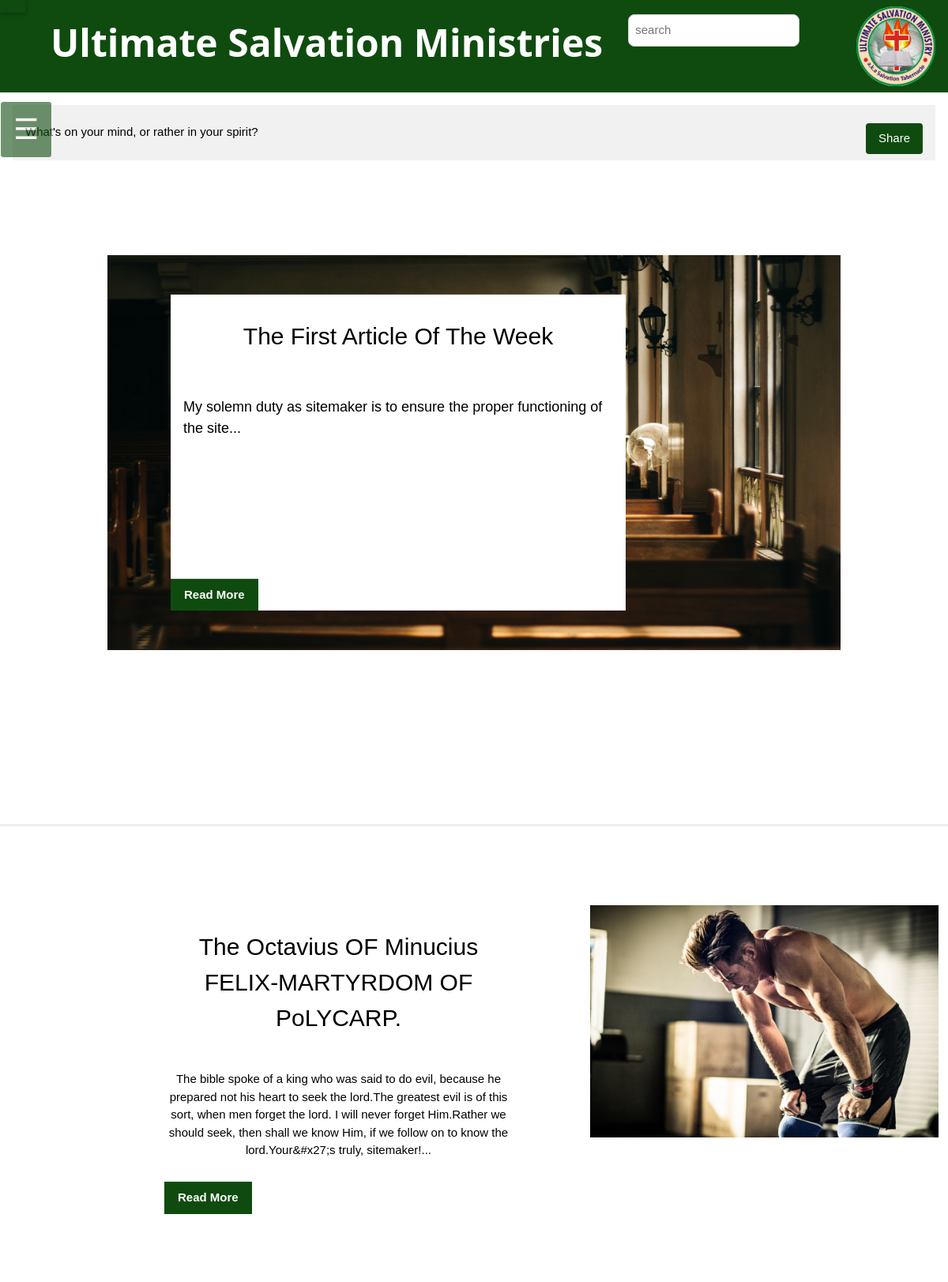
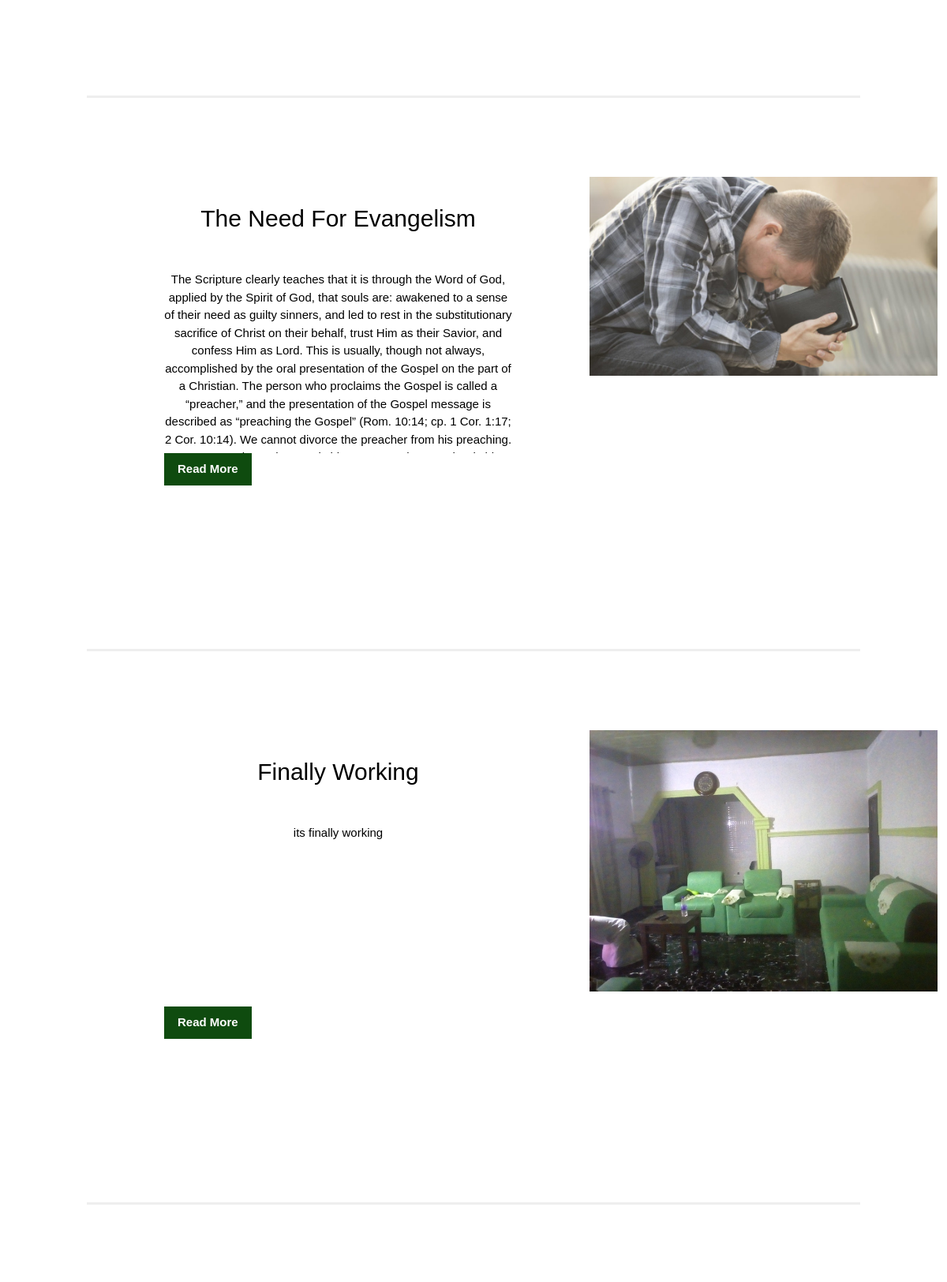
Screenshot of / (signed in, upper part) with the database file from the repository (2 pictures, top to bottom).
### posts/models.py (models this page shows, shortened)
class ArticlePrime(models.Model):
    id = models.UUIDField(
                primary_key=True,
                default=uuid.uuid4,
                editable=False
                )
    author = models.ForeignKey(get_user_model(),on_delete=models.CASCADE,default=1)
    title = models.CharField(max_length=1000)
    body = models.CharField(max_length=100000000000)
    date = models.DateTimeField(default=datetime.now())
    imgIllustration = models.FileField(upload_to='media/',default='media/logo.jpg')
    class Meta:
        verbose_name_plural = 'Article of the week'

class Article(models.Model):
    id = models.UUIDField(
                primary_key=True,
                default=uuid.uuid4,
                editable=False
                )
    title = models.CharField(max_length=1000)
    body = models.CharField(max_length=100000000000)
    date = models.DateTimeField(default=datetime.now())
    imgIllustration = models.FileField(upload_to='media/',default='media/logo.jpg')
    author = models.ForeignKey(get_user_model(),on_delete=models.CASCADE,default=1)

### posts/views.py (the view)
# urls.py: path('',display,name='home'),
def display(request):
    if request.method == 'GET':
        img = Article.objects.order_by('-date')
        weekly = ArticlePrime.objects.order_by('-date')[0]
        return render(request,'home.html',{'illustration':img,'weekly':weekly})

### templates/home.html (shortened to what this page needs)
{% extends 'base.html' %}
{% block content %}
{% load static %}
<link rel="stylesheet" href="{%  static 'w3.css' %}">
{% if user.is_authenticated %}
    <div class="w3-container w3-padding w3-light-grey w3-margin">
        <p>
            What's on your mind, or rather in your spirit?
            <a class="w3-btn w3-right st-green w3-hover-green w3-round" id="share" href="{% url 'article_create' %}">Share</a></p>
    </div>
{% endif %}
<section style="padding-bottom: 100px; border-bottom:3px solid #eee;">
    <div class="w3-content  w3-display-container w3-container " id="wk" style="margin: 10%;">
        <div>
            <div class="w3-display-left w3-container w3-white " id="wkwk" style="width: 60%;height:80%;margin-left: 10%;">
                <div class=" " style="text-transform: capitalize;margin-bottom: 10%;text-align: center;font-size: 2rem;">
                    <p>{{ weekly.title }}</p>
                </div>
                <div class="w3-large" id="bdy">
                </div>
                <div>
                    <a class="w3-button st-green w3-hover-green w3-display-bottomleft " id="rm" style="border: 1px solid var(--st-grn); text-transform: capitalize;font-weight: 800;">Read More</a>
                </div>
            </div>
        </div>
    </div>
</section>
{% for article in illustration %}
    <div class="post-box w3-content w3-mobile">
        <div class="big-bo" id="wkw" style="margin: 10%;width: 100%;">
                <div class="" id="wkwkw" style="width: 45%;margin-left: 0;height: 400px;">
                    <div style="width: 100%;display: block;justify-content: space-between;">
                        <div style="overflow:hidden;height:350px;width: 100%;">
                            <div class="" style="text-transform: capitalize;margin-bottom: 10%;text-align: center;font-size: 2rem;">
                                <p>{{ article.title }}</p>
                            </div>
                            <div class="" id="bdyd" style="text-align: center;">{{ article.body }}
                            </div>
                        </div>
                        <div class="w3-display-center" style="align-self:center;">
                            <a href="{% url 'article_detail' article.pk %}" class="w3-button st-green w3-hover-green  " id="rm" style="border: 1px solid var(--st-grn); text-transform: capitalize;font-weight: 800;">Read More</a>
                        </div>
                    </div>
                </div>
                <div id="null" style="width: 10%;">
                </div>
                <div id="wkimg" class="" style="width: 45%;display: block;">
                    {% if article.imgIllustration %}
                    <img src="{{ article.imgIllustration.url }}" class="" alt="" id="shady" style="max-width: 800px;width: 100%;"/>
                    {% endif %}
                </div>
        </div>
    </div>
</div>
{% endfor %}
{% endblock content %}

### static/css/w3.css (style rules this page uses)
*,*:before,*:after { box-sizing:inherit }
html { -ms-text-size-adjust:100%;-webkit-text-size-adjust:100% }
body { margin:0 }
article,aside,details,figcaption,figure,footer,header,main,menu,nav,section { display:block }
a { background-color:transparent }
img { border-style:none }
html,body { font-family:Verdana,sans-serif;font-size:15px;line-height:1.5 }
html { overflow-x:hidden }
img { vertical-align:middle }
a { color:inherit }
.w3-btn,.w3-button { border:none;display:inline-block;padding:8px 16px;vertical-align:middle;overflow:hidden;text-decoration:none;color:inherit;background-color:inherit;text-align:center;cursor:pointer;white-space:nowrap }
.w3-btn,.w3-button { -webkit-touch-callout:none;-webkit-user-select:none;-khtml-user-select:none;-moz-user-select:none;-ms-user-select:none;user-select:none }
.w3-tooltip,.w3-display-container { position:relative }
.w3-container:after,.w3-container:before,.w3-panel:after,.w3-panel:before,.w3-row:after,.w3-row:before,.w3-row-padding:after,.w3-row-padding:before, .w3-cell-row:before,.w3-cell-row:after,.w3-clear:after,.w3-clear:before,.w3-bar:before,.w3-bar:after { content:"";display:table;clear:both }
.w3-content,.w3-auto { margin-left:auto;margin-right:auto }
.w3-content { max-width:980px }
.w3-display-bottomleft { position:absolute;left:0;bottom:0 }
.w3-display-left { position:absolute;top:50%;left:0%;transform:translate(0%,-50%);-ms-transform:translate(-0%,-50%) }
.w3-round,.w3-round-medium { border-radius:4px }
.w3-container,.w3-panel { padding:0.01em 16px }
.w3-large { font-size:18px!important }
.w3-margin { margin:16px!important }
.w3-padding { padding:8px 16px!important }
.w3-right { float:right!important }
.w3-white,.w3-hover-white:hover { color:#000!important;background-color:#fff!important }
.w3-light-grey,.w3-hover-light-grey:hover,.w3-light-gray,.w3-hover-light-gray:hover { color:#000!important;background-color:#f1f1f1!important }

### templates/base.html (style rules this page uses)
:root { --st-grn:rgb(15, 75, 15) }
* { box-sizing: border-box; }
.st-green { background-color: var(--st-grn)!important; color: white!important; }
body { background-color: white; }
@media screen and (min-width:1200px) { .post-box { margin-top: 100px; border-bottom: 3px solid #eee; padding-bottom: 100px; } }

### templates/home.html (style rules this page uses)
#share { animation: shake 1s 2s 2 ; }
.big-bo { display: flex; flex-wrap: wrap; }
#shady { align-self: center !important; }

### rows the page displays
ArticlePrime: title "The First Article Of The Week"
Article: title "The Octavius OF Minucius FELIX-MARTYRDOM OF PoLYCARP.", imgIllustration (picture)
Article: title "The Need For Evangelism", body "The Scripture clearly teaches that it is through the Word of God, applied by the Spirit of God, that souls are: awakened to a sense of their need as guilty sinners, and led to rest in the substitutionary sacrifice of Christ on their behalf, trust Him as their Savior, and confess Him as Lord. This is usually, though not always, accomplished by the oral presentation of the Gospel on the part of a Christian. The person who proclaims the Gospel is called a “preacher,” and the presentation of the Gospel message is described as “preaching the Gospel” (Rom. 10:14; cp. 1 Cor. 1:17; 2 Cor. 10:14). We cannot divorce the preacher from his preaching.…", imgIllustration (picture)
Article: title "Finally Working", body "its finally working", imgIllustration (picture)
